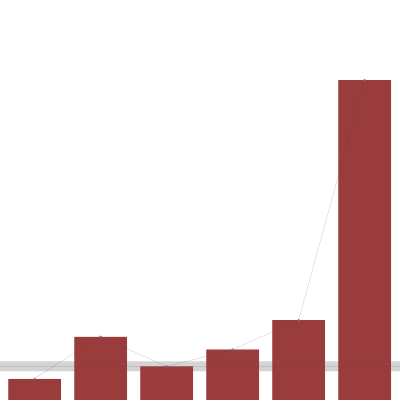
Frame 1 (no input)
Frame 2 (the mouse pressed at the canvas centre, redrawn once): identical to frame 1, image omitted

The Processing sketch that drew this single still picture (run headless with seeded random() and noise(); the mouse was pressed at the canvas centre and the sketch redrawn once):

// Processing sketch: barChart
// ── barChart.pde
private float[] data;
private float midvalue; 
private float delta;
void setup() {
  size(400, 400);
  smooth();
  strokeWeight(0);
  //stroke(0, 100);
  noLoop();
  
  data = new float[6];
  data [0] =5;
  data [1] = 15;
  data[2] = 8;
  data[3] = 12;
  data[4] = 19;
  data[5] = 76;
  midvalue = 8;
  delta = 5;
}

    
public void draw() {
  background(255,255,255);
  //      float min = Float.NaN;
  float max = 0;
  for (int i = 0; i < data.length; i++) {
	//          min = min(min, data[i].floatValue());
    max = max(max, data[i]);
  }
  final float ratio = 0.80*height / max;
  final float weight = width /data.length;

  noStroke();
  fill(212);
  rect (0, height - ratio*midvalue-delta, width, 2*delta);
  bar(ratio, weight);
  line(ratio, weight);
  stroke (50,50,185);
  line (0, height - ratio * midvalue, width, height - ratio*midvalue);
}

private void line(float ratio, float weight){
  fill(123);
  stroke(124);
  for (int i = 0; i < data.length; i++) {
    ellipse(weight*(0.25/2+0.4) + i * weight, height - ratio * data[i], 2,2);
  }

  noFill();
  stroke(54);
  beginShape();
  for (int i = 0; i < data.length; i++) {
    vertex(weight*(0.25/2+0.4) + i * weight, height - ratio * data[i]);
  }
  endShape();
}

private void bar(float ratio, float weight){
  fill(155, 60, 60);
  for (int i = 0; i < data.length; i++) {
    rect(weight*0.25/2 + i * weight, height, 0.8*weight, - ratio * data[i]);
  }
}
